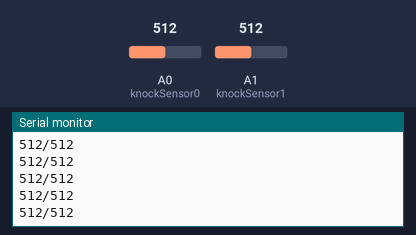
Bench run of a sketch on a simulated Arduino Uno, built with avr-gcc and run on an emulated ATmega328P. On the bench: the last lines printed to the serial monitor. Inputs (shaded band) come from the test bench; at power-on: A0 (knockSensor0) = 512, A1 (knockSensor1) = 512.

Above: at 1.2 s.
1.3 s: A0 (knockSensor0) set to 716
At 1.31 s:
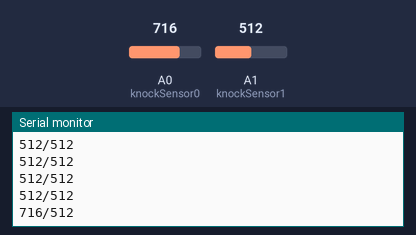
2.8 s: A1 (knockSensor1) set to 716
At 2.82 s:
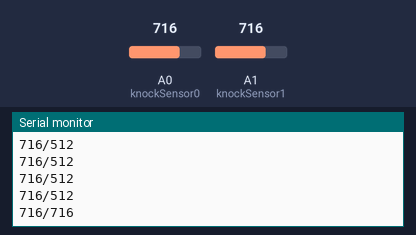
4.3 s: A0 (knockSensor0) set to 900
At 4.33 s:
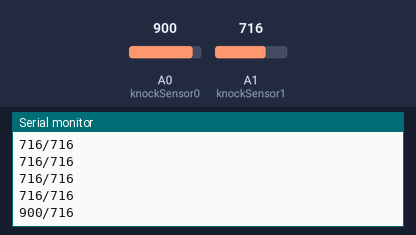
5.8 s: A1 (knockSensor1) set to 900
At 5.83 s:
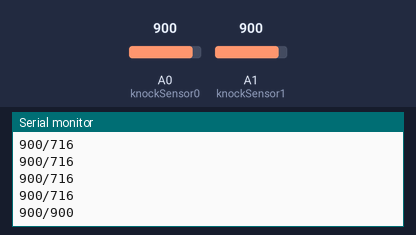
Timing chart, 0 to 8.3 s (numbered marks = the images above; inputs shaded):
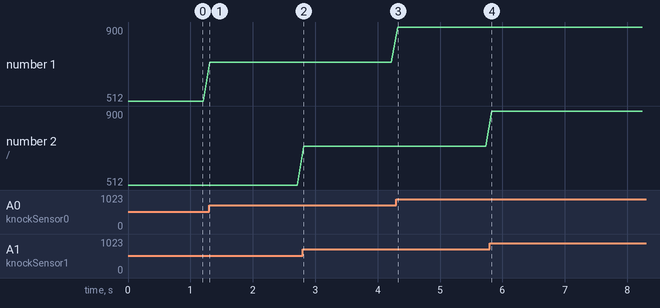

Measured:
- after the input at 1.3 s, the serial monitor: prints a new line at once (image 1)
- after the input at 2.8 s, the serial monitor: prints a new line at once (image 2)
- after the input at 4.3 s, the serial monitor: prints a new line at once (image 3)
- after the input at 5.8 s, the serial monitor: prints a new line at once (image 4)
- plotted number 1: 512 → 716 after the input at 1.3 s, 716 → 900 after the input at 4.3 s

The sketch:

Experiment2.ino
```cpp
const int threshold = 0;

// Add enough variables for every sensor plugged in the arduino.
const int knockSensor0 = A0;
const int knockSensor1 = A1;
int sensorReading0 = 0;
int sensorReading1 = 0;
int ledState = LOW;

void setup() {
  Serial.begin(9600);
}

void loop() {
    // Add enough lines for every sensor plugged in the Arduino
    sensorReading0 = analogRead(knockSensor0);
    sensorReading1 = analogRead(knockSensor1);
    Serial.println(sensorReading0+String("/")+sensorReading1);
    delay(100);
}
```
